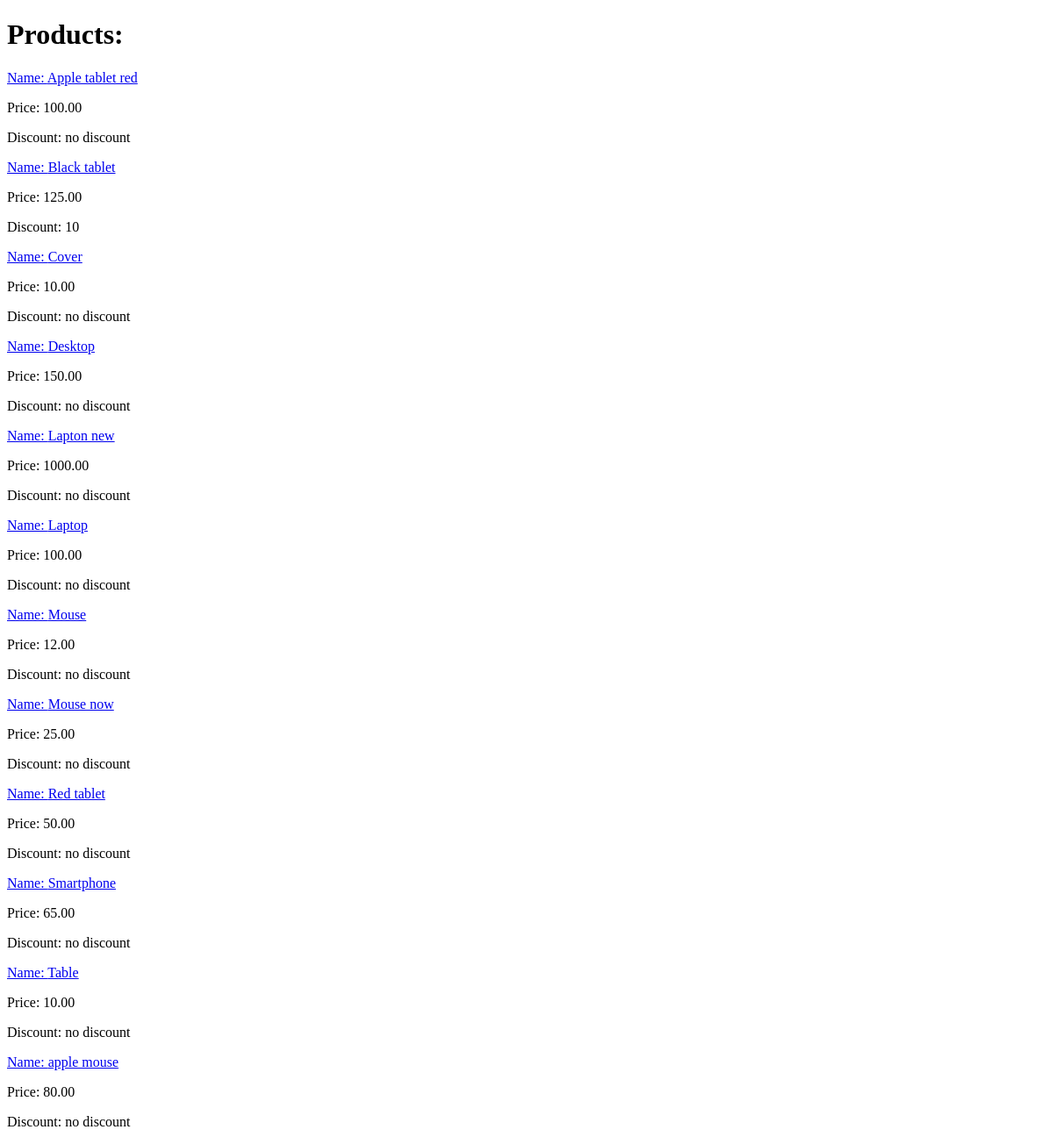
/shop/products/, run on an earlier commit of the app's database.
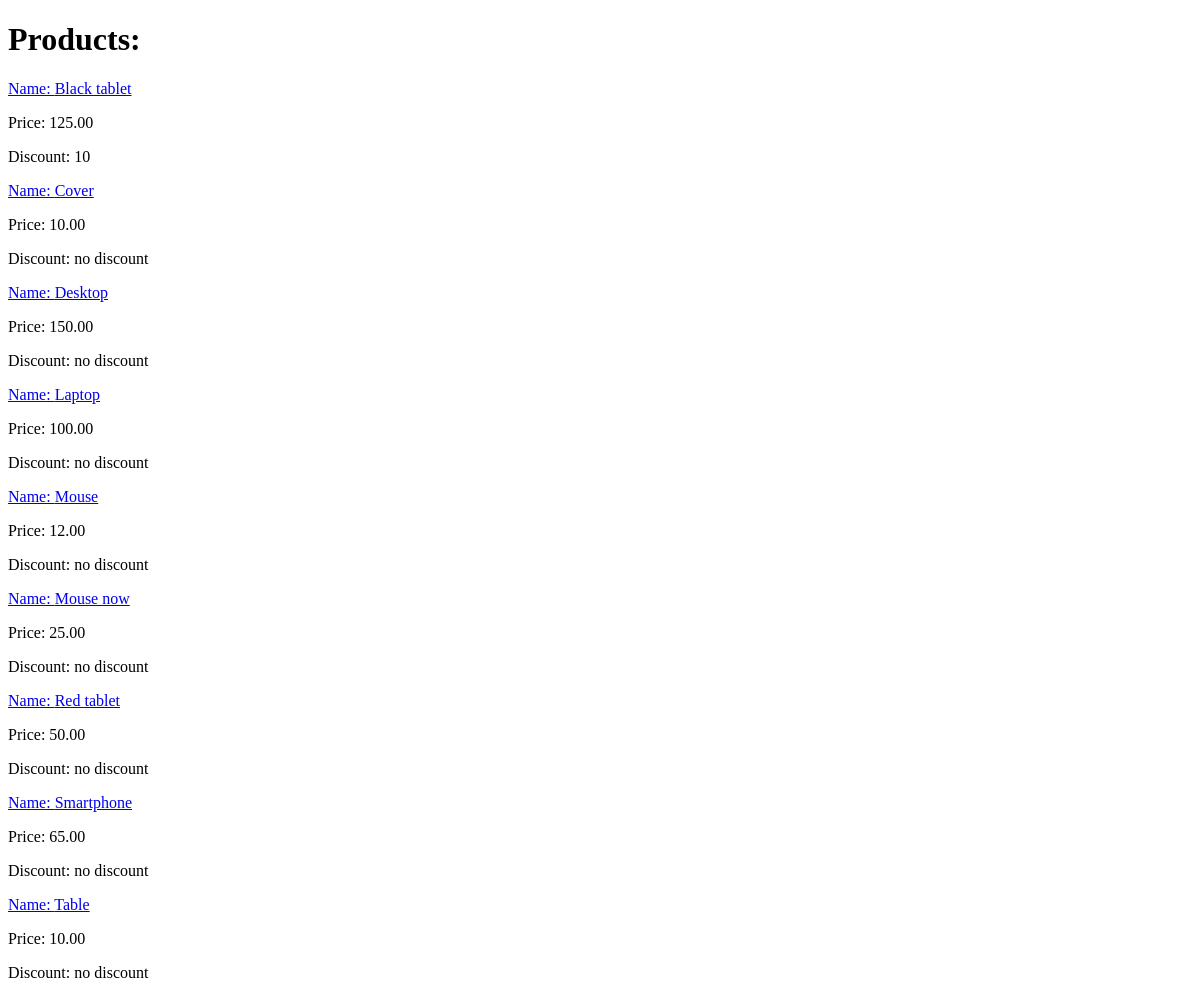
And on a later commit of the database.
### shopapp/models.py (models this page shows, shortened)
class Product(models.Model):
    class Meta:
        ordering = ["name", "price"]
    name = models.CharField(max_length=100)
    description = models.TextField(null=False, blank=True)
    price = models.DecimalField(default=0, max_digits=8, decimal_places=2)
    discount = models.SmallIntegerField(default=0)
    created_at = models.DateTimeField(auto_now_add=True)
    created_by = models.ForeignKey(User, null=True, on_delete=models.PROTECT)
    archived = models.BooleanField(default=False)

### shopapp/views.py (the view)
# urls.py: path("products/", ProductsListView.as_view(), name="products_list"),
class ProductsListView(ListView):
    template_name = "shopapp/products-list.html"
    context_object_name = "products"
    queryset = Product.objects.filter(archived=False)

### shopapp/templates/shopapp/products-list.html (shortened to what this page needs)
{% extends 'shopapp/base.html' %}
{% block body %}
  <h1>Products:</h1>
  {% if products %}
    <div>
    {% for product in products %}
      <div>
        <p><a href="{% url 'shopapp:product_details' pk=product.pk %}"
        >Name: {{ product.name }}</a></p>
        <p>Price: {{ product.price }}</p>
        <p>Discount: {% firstof product.discount 'no discount' %}</p>
      </div>
    {% endfor %}
    </div>
  {% else %}
    <h3>No products yet</h3>
  {% endif %}
{% endblock %}

### shopapp/templates/shopapp/base.html (shortened to what this page needs)
<!DOCTYPE html>
<html lang="en">
<head>
</head>
<body>
{% block body %}{% endblock %}
</body>
</html>

What changed in the data, as far as the page shows it:
removed Product: name "Apple tablet red", price "100.00", discount "no discount"
removed Product: name "Lapton new", price "1000.00", discount "no discount"
removed Product: name "apple mouse", price "80.00", discount "no discount"
